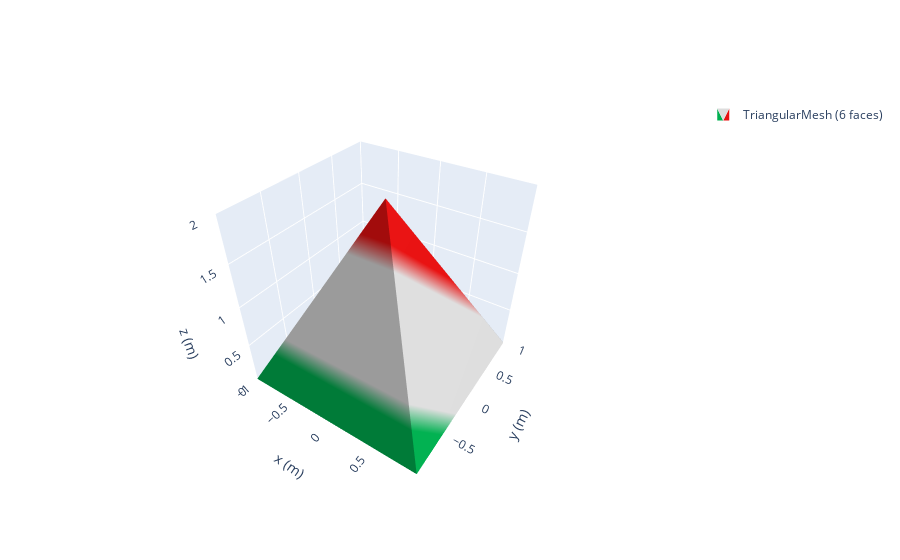

This figure's notebook cell:
### Code cell
'''complex shapes'''
import numpy as np

points = np.array(
    [
        (-1, -1, 0),
        (-1, 1, 0),
        (1, -1, 0),
        (1, 1, 0),
        (0, 0, 2),
    ])

pyramid = mp.magnet.TriangularMesh.from_ConvexHull(magnetization = (0,1e6,1e6), points=points)
pyramid.show()

### Figure 1 — Plotly figure (JSON) as saved in the notebook; plotly's stock layout.template omitted (floating-point values rounded to 4 significant figures)
{"data": [{"color": "#2e91e5", "colorscale": [[0.0, "#00b050"], [0.16, "#00b050"], [0.26, "#dddddd"], [0.74, "#dddddd"], [0.84, "#e71111"], [1.0, "#e71111"]], "flatshading": true, "i": [4, 4, 3, 3, 3, 3], "intensity": [0.0, 0.6667, 0.0, 0.6667, 1.0], "j": [0, 1, 4, 1, 0, 2], "k": [2, 0, 2, 4, 1, 0], "legendgroup": "TriangularMesh(id=5282634768)", "name": "TriangularMesh (6 faces)", "opacity": 1, "showlegend": true, "showscale": false, "x": [-1.0, -1.0, 1.0, 1.0, 0.0], "y": [-1.0, 1.0, -1.0, 1.0, 0.0], "z": [0.0, 0.0, 0.0, 0.0, 2.0], "type": "mesh3d", "lighting": {"facenormalsepsilon": 0, "ambient": 0.7}}], "layout": {"scene": {"xaxis": {"range": [-1.0, 1.0], "autorange": false, "title": {"text": "x (m)"}}, "yaxis": {"range": [-1.0, 1.0], "autorange": false, "title": {"text": "y (m)"}}, "zaxis": {"range": [0.0, 2.0], "autorange": false, "title": {"text": "z (m)"}}, "aspectratio": {"x": 1, "y": 1, "z": 1}, "camera": {"eye": {"x": 1, "y": -1.5, "z": 1.4}}, "aspectmode": "manual"}, "legend": {"itemsizing": "constant"}}}
